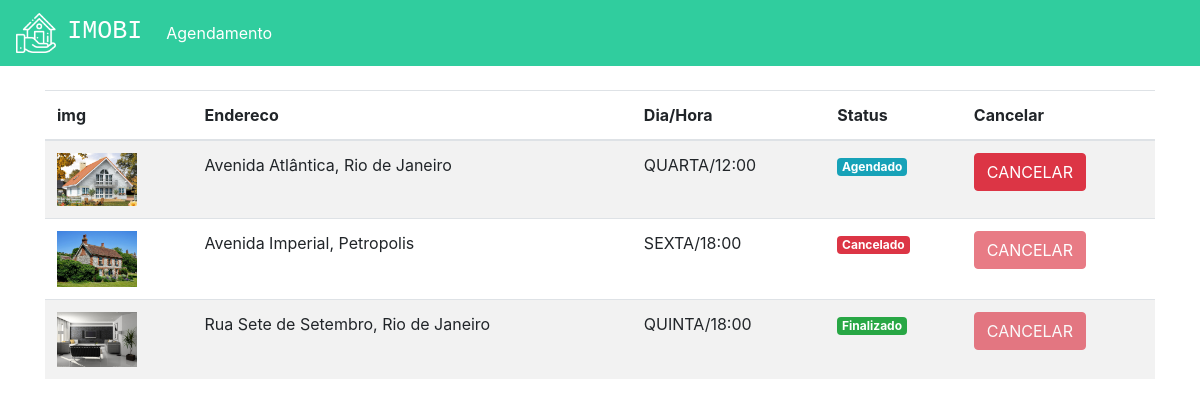
The app's page /agendamentos (signed in) with its own data.
### plataforma/models.py (models this page shows, shortened)
class Visitas(models.Model):
    choices = (('S', 'Segunda'),('T', 'Terça'),('Q', 'Quarta'),('QI', 'Quinta'),('SE', 'Sexta'),('SA', 'Sabado'),
('D', 'Domingo'))
    choices_status = (('A', 'Agendado'),('F', 'Finalizado'),('C', 'Cancelado'))
    imovel = models.ForeignKey(Imovei, on_delete=models.DO_NOTHING)
    usuario = models.ForeignKey(User, on_delete=models.DO_NOTHING)
    dia = models.CharField(max_length=20)
    horario = models.TimeField()
    status = models.CharField(max_length=1, choices=choices_status, default="A")

class Imovei(models.Model):
    choices = (('V', 'Venda'),('A', 'Aluguel'))
    choices_imovel = (('A', 'Apartamento'),('C', 'Casa'))
    imagens = models.ManyToManyField(Imagem)
    valor = models.FloatField()
    quartos = models.IntegerField()
    tamanho = models.FloatField()
    cidade = models.ForeignKey(Cidade, on_delete=models.DO_NOTHING)
    rua = models.CharField(max_length=50)
    tipo = models.CharField(max_length=1, choices=choices)
    tipo_imovel = models.CharField(max_length=1, choices=choices_imovel)
    numero = models.IntegerField()
    descricao = models.TextField()
    dias_visita = models.ManyToManyField(DiasVisita)
    horarios = models.ManyToManyField(Horario)

class Imagem(models.Model):
    img = models.ImageField(upload_to='img')
    def __str__(self) -> str:
        return self.img.url

class Cidade(models.Model):
    nome = models.CharField(max_length=30)
    def __str__(self) -> str:
        return self.nome

### plataforma/views.py (the view)
# urls.py: path('agendamentos', views.agendamentos, name="agendamentos"),
def agendamentos(request):
    visitas = Visitas.objects.filter(usuario=request.user)
    return render(request, 'agendamentos.html', {'visitas': visitas})

### plataforma/templates/agendamentos.html
{% extends 'base.html' %}
{% load static %}
{% block 'head' %}
<link rel="stylesheet" href="{% static 'plataforma/css/home.css' %}">
{% endblock  %}
{% block 'body' %}
    <div class="container">
        <br>
        <table class="table table-striped">
        <thead>
            <tr>
                <th scope="col">img</th>
                <th scope="col">Endereco</th>
                <th scope="col">Dia/Hora</th>
                <th scope="col">Status</th>
                <th scope="col">Cancelar</th>
            </tr>
        </thead>
        <tbody>
            {% for visita in visitas %}
                <tr>
                    <th><img width="80" src="{{visita.imovel.imagens.all.0}}"></th>
                    <td>{{visita.imovel.rua}}, {{visita.imovel.cidade}}</td>
                    <td>{{visita.dia}}/{{visita.horario}}</td>
                    <td>
                        {% if visita.status == "A" %}
                            <span class="badge badge-info">Agendado</span>
                        {% endif %}
                        {% if visita.status == "F" %}
                            <span class="badge badge-success">Finalizado</span>
                        {% endif %}
                        {% if visita.status == "C" %}
                            <span class="badge badge-danger">Cancelado</span>
                        {% endif %}
                    </td>
                    <td>
                        {% if visita.status == "A" %}
                            <a href="{% url 'cancelar_agendamento' visita.id %}" class="btn btn-danger">CANCELAR</a>
                        {% else %}
                            <a href="" class="btn btn-danger disabled">CANCELAR</a>
                        {% endif %}
                    </td>
                </tr>
            {% endfor %}
        </tbody>
    </table>
    </div>
{% endblock  %}

### records on screen
Visitas: imovel.imagens.all.0 (picture), imovel.rua "Avenida Atlântica", imovel.cidade "Rio de Janeiro", dia "QUARTA", horario "12:00", status "Agendado"
Visitas: imovel.imagens.all.0 (picture), imovel.rua "Avenida Imperial", imovel.cidade "Petropolis", dia "SEXTA", horario "18:00", status "Cancelado"
Visitas: imovel.imagens.all.0 (picture), imovel.rua "Rua Sete de Setembro", imovel.cidade "Rio de Janeiro", dia "QUINTA", horario "18:00", status "Finalizado"
